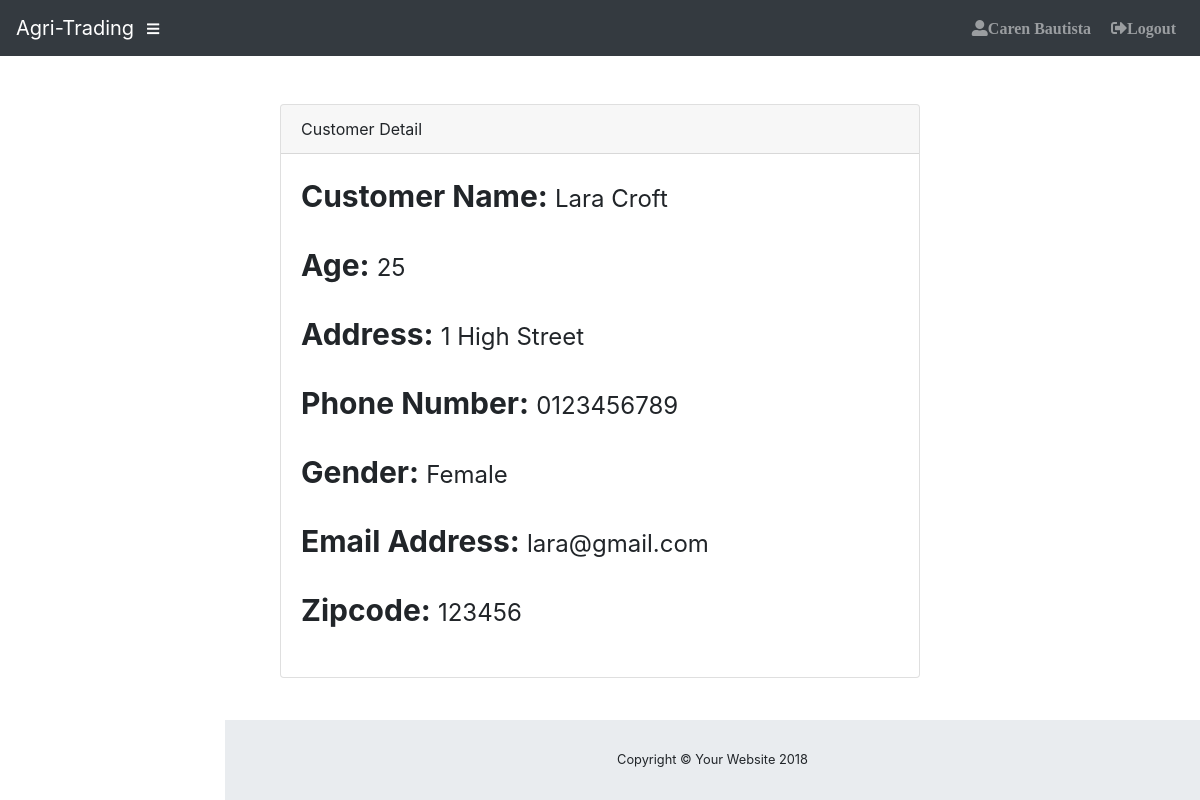
The app's page /admin/customerdetail.php?id=1, older data.
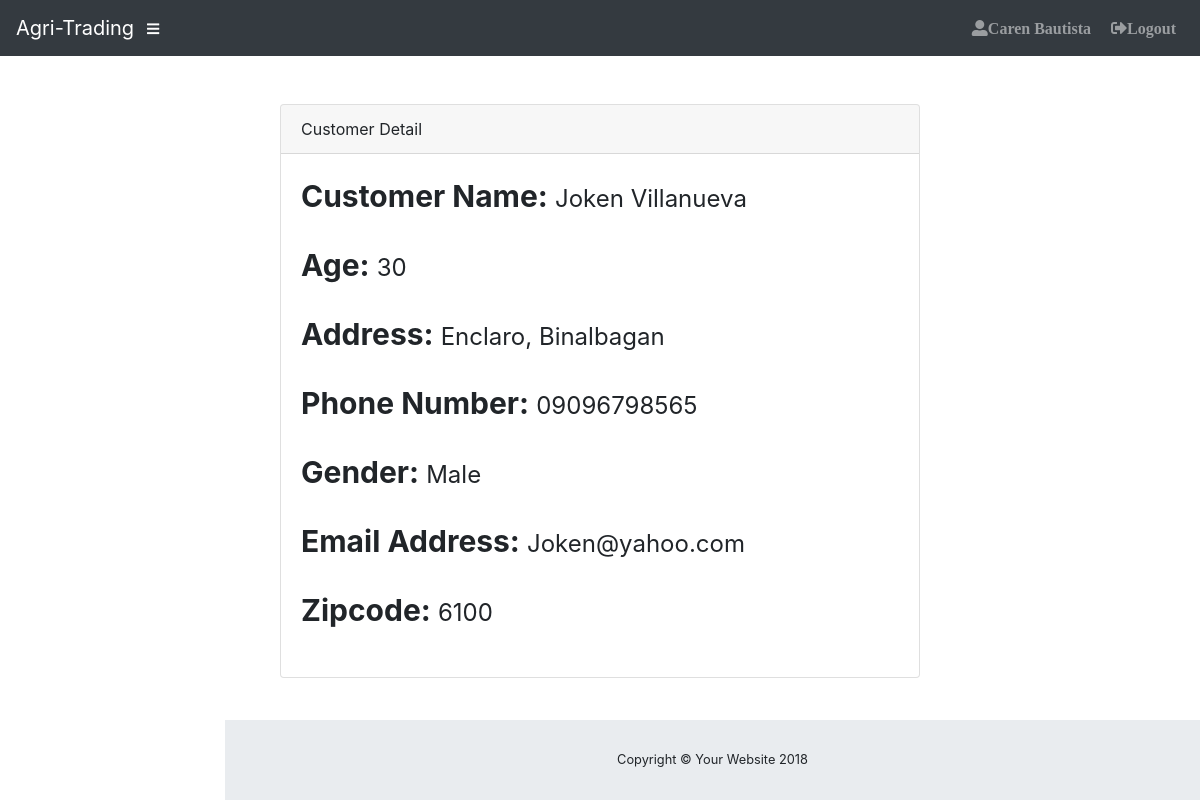
The same page, newer data.
### tables this page shows
CREATE TABLE `tblcustomer` (
  `C_ID` int(50) NOT NULL,
  `C_FNAME` varchar(50) NOT NULL,
  `C_LNAME` varchar(50) NOT NULL,
  `C_AGE` int(2) NOT NULL,
  `C_ADDRESS` text NOT NULL,
  `C_PNUMBER` varchar(50) NOT NULL,
  `C_GENDER` varchar(50) NOT NULL,
  `C_EMAILADD` varchar(50) NOT NULL,
  `ZIPCODE` varchar(50) NOT NULL,
  `username` varchar(50) NOT NULL,
  `password` longtext NOT NULL
);

### admin/customerdetail.php (the view, shortened to what this page needs)
<?php include('../includes/connection.php');?>
<?php include 'theme/header.php'; ?>
<?php
$query = 'SELECT C_ID,concat(C_FNAME," ",C_LNAME)as name,C_AGE,C_ADDRESS,C_PNUMBER,C_GENDER,C_EMAILADD,ZIPCODE FROM tblcustomer
              WHERE
              C_ID ='.$_GET['id'];
            $result = mysqli_query($db, $query) or die(mysqli_error($db));
              while($row = mysqli_fetch_array($result))
              {
               $i = $row['name'];
               $b = $row['C_AGE'];
               $d = $row['C_ADDRESS'];
                $p = $row['C_PNUMBER'];
               $g = $row['C_GENDER'];
               $e = $row['C_EMAILADD'];
               $z = $row['ZIPCODE'];
              }
?>
               <div class="container">
      <div class="card card-register mx-auto mt-5">
        <div class="card-header">Customer Detail</div>
        <div class="card-body">
            <tr>
              <td align="center" width="20%"><b style="font-size: 30px">Customer Name: </b></td>
              <td align="center" width="20%">
                <a style="font-size: 24px"><?php echo $i; ?></a>
              </td>
            </tr>
        <br>
        <br>
         <tr>
              <td align="center" width="20%"><b style="font-size: 30px">Age: </b></td>
              <td align="center" width="20%">
                <a style="font-size: 24px"><?php echo $b; ?></a>
              </td>
            </tr>
        <br>
        <br>
         <tr>
               <td align="center" width="20%"><b style="font-size: 30px">Address: </b></td>
              <td align="center" width="20%">
                <a style="font-size: 24px"><?php echo $d; ?></a>
              </td>
            </tr>
        <br>
        <br>
         <tr>
               <td align="center" width="20%"><b style="font-size: 30px">Phone Number: </b></td>
              <td align="center" width="20%">
                <a style="font-size: 24px"><?php echo $p; ?></a>
              </td>
            </tr>
        <br>
        <br>
         <tr>
               <td align="center" width="20%"><b style="font-size: 30px">Gender: </b></td>
              <td align="center" width="20%">
                <a style="font-size: 24px"><?php echo $g; ?></a>
              </td>
            </tr>
        <br>
        <br>
         <tr>
              <td align="center" width="20%"><b style="font-size: 30px">Email Address: </b></td>
              <td align="center" width="20%">
                <a style="font-size: 24px"><?php echo $e; ?></a>
              </td>
            </tr>
        <br>
        <br>
        <tr>
           <td align="center" width="20%"><b style="font-size: 30px">Zipcode: </b></td>
              <td align="center" width="20%">
                <a style="font-size: 24px"><?php echo $z; ?></a>
              </td>
            </tr>
        <br>
        <br>
                    </div>
                </div>
                </div>
<?php include 'theme/footer.php'; ?>

### admin/theme/header.php (shortened to what this page needs)
<!DOCTYPE html>
<html lang="en">
  <head>
    <link href="vendor/bootstrap/css/bootstrap.min.css" rel="stylesheet">
    <link href="vendor/fontawesome-free/css/all.min.css" rel="stylesheet" type="text/css">
    <link href="vendor/datatables/dataTables.bootstrap4.css" rel="stylesheet">
    <link href="css/sb-admin.css" rel="stylesheet">
     <link href="css/cart_style.css" rel="stylesheet">
  </head>
  <body id="page-top">
    <nav class="navbar navbar-expand navbar-dark bg-dark static-top">
      <a class="navbar-brand mr-1" href="index.php">Agri-Trading</a>
      <button class="btn btn-link btn-sm text-white order-1 order-sm-0" id="sidebarToggle" href="#">
        <i class="fas fa-bars"></i>
      </button>
      <ul class="navbar-nav ml-auto ml-md-0">
        <li class="nav-item dropdown no-arrow mx-1">
             <?php
     if (isset($_SESSION['userid'])) {
       if ($_SESSION['position']=='Admin'){
      echo '<a class="nav-link " href="admin.php"><i class=" fas fa-user-circle" >'.$_SESSION['fname'].' '.$_SESSION['lname'].'</i></a>';
      }
     }else{
      echo '<a class="nav-link " href="admin.php"><i class="fas fa-user-alt ">Caren Bautista</i></a>';
     }
      ?>
        </li>
          <a class="nav-link " href="#" data-toggle="modal" data-target="#logoutModal"><i class=" fas fa-sign-out-alt" >Logout</i></a>
      </ul>
    </nav>

### admin/theme/footer.php (shortened to what this page needs)
        <footer class="sticky-footer">
          <div class="container my-auto">
            <div class="copyright text-center my-auto">
              <span>Copyright © Your Website 2018</span>
            </div>
          </div>
        </footer>
  </body>
</html>

### admin/css/sb-admin.css (style rules this page uses)
html { position: relative; min-height: 100%; }
body { height: 100%; }
:root { --input-padding-x: 0.75rem; --input-padding-y: 0.75rem; }
.card-register { max-width: 40rem; }
footer.sticky-footer { display: -webkit-box; display: -ms-flexbox; display: flex; position: absolute; right: 0; bottom: 0; width: calc(100% - 90px); height: 80px; background-color: #e9ecef; }
footer.sticky-footer .copyright { line-height: 1; font-size: 0.8rem; }
@media (min-width: 768px) { footer.sticky-footer { width: calc(100% - 225px); } }

Row changes from the older to the newer data that the page shows:
changed tblcustomer: C_AGE "25" → "30"; C_ADDRESS "1 High Street" → "Enclaro, Binalbagan"; C_PNUMBER "0123456789" → "09096798565"; C_GENDER "Female" → "Male"; C_EMAILADD "lara@gmail.com" → "Joken@yahoo.com"; ZIPCODE "123456" → "6100"
Text that changed along with them:
$i: "Lara Croft" → "Joken Villanueva"
